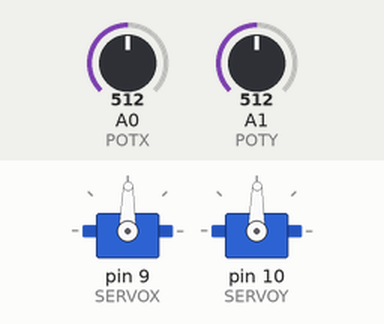
This sketch was run on a simulated Arduino Uno, built with avr-gcc and run on an emulated ATmega328P. On the bench: 2 × servo. The inputs (shaded band) are chosen by the test bench; at power-on: A0 (POTX) = 512, A1 (POTY) = 512.

Above: at 1.2 s.
1.3 s: A0 (POTX) set to 716
At 2.2 s:
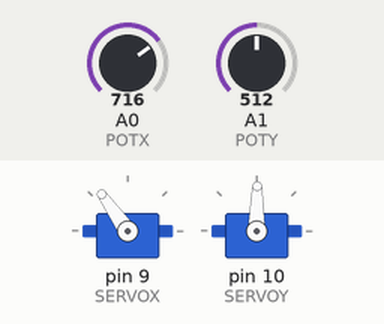
2.8 s: A1 (POTY) set to 716
At 3.7 s:
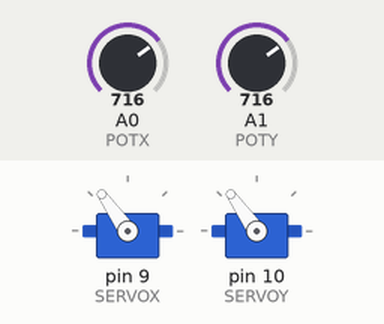
4.3 s: A0 (POTX) set to 900
At 5.1 s:
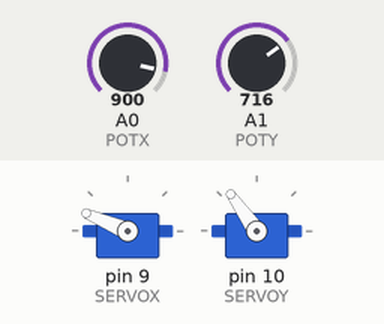
5.8 s: A1 (POTY) set to 900
At 6.6 s:
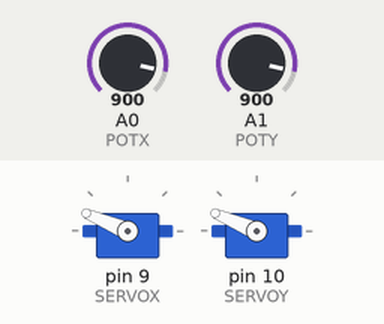
7.3 s: A0 (POTX) set to 1023
At 8.1 s:
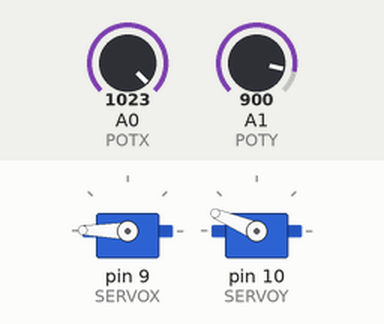
8.8 s: A1 (POTY) set to 1023
At 9.5 s:
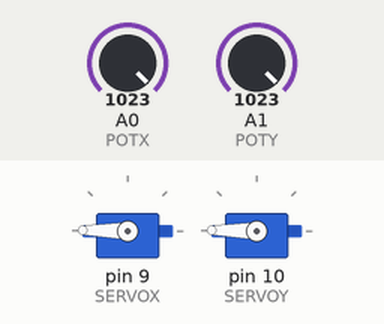
Timing chart, 0 to 11.3 s (numbered marks = the images above; inputs shaded):
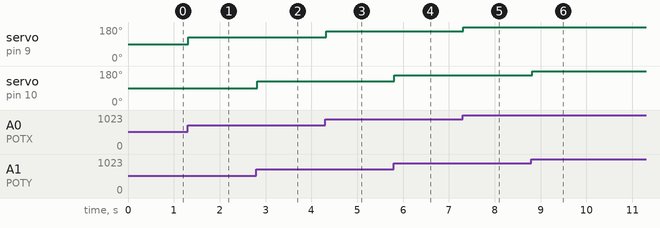

Measured:
- after the input at 1.3 s, servo on pin 9 (SERVOX): 89° → 125° at once
- after the input at 2.8 s, servo on pin 10 (SERVOY): 89° → 125° at once
- after the input at 4.3 s, servo on pin 9 (SERVOX): 125° → 157° at once
- after the input at 5.8 s, servo on pin 10 (SERVOY): 125° → 157° at once
- after the input at 7.3 s, servo on pin 9 (SERVOX): 157° → 179° at once
- after the input at 8.8 s, servo on pin 10 (SERVOY): 157° → 179° at once

The sketch:

Parallax2AxisJoystick_Servo_Control.ino
```cpp
//Parallax 2 Axis controlling Servo Motor

#include <Servo.h>

const int SERVOX = 9;		//Servo X-Axis on Pin9
const int SERVOY = 10;		//Servo Y-Axis on Pin 10
const int POTX = 0;		//L-R position on Analog Pin 0
const int POTY = 1;		//U-D position on Analog Pin 1

Servo myServox;
Servo myServoy;

int valX = 0;			//for storing the reading from the POTX
int valY = 0;			//for storing the reading from the POTY


void setup(){
	myServox.attach(SERVOX);
	myServoy.attach(SERVOY);
}


void loop(){
	valX = analogRead(POTX);			//Read POT
	valX = map(valX, 0, 1023, 0, 179);		//scale it to the servo
	myServox.write(valX);				//sets the servo
	delay(15);					//waits for servo

	valY = analogRead(POTY);			//Read POT
	valY = map(valY, 0, 1023, 0, 179);		//scale it to the servo
	myServoy.write(valY);				//sets the servo
	delay(15);
}
```
